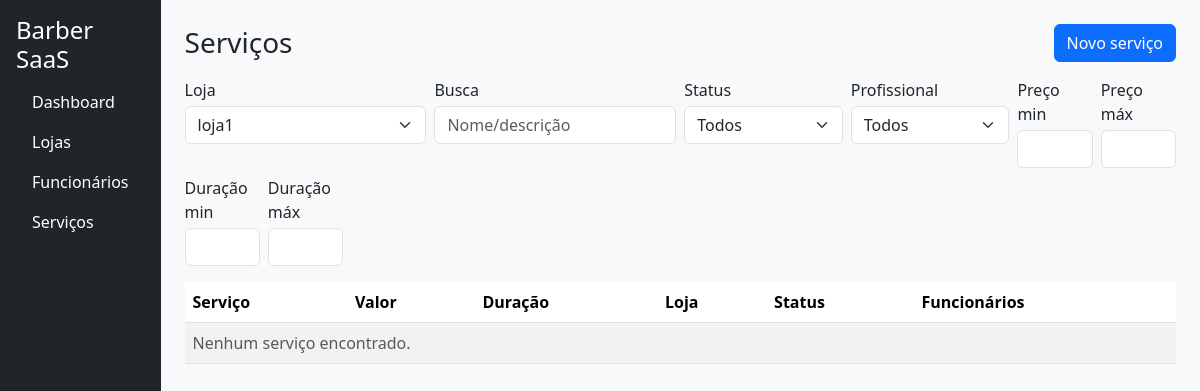
Page /cadastro/servicos/ (signed in) on the earlier database version.
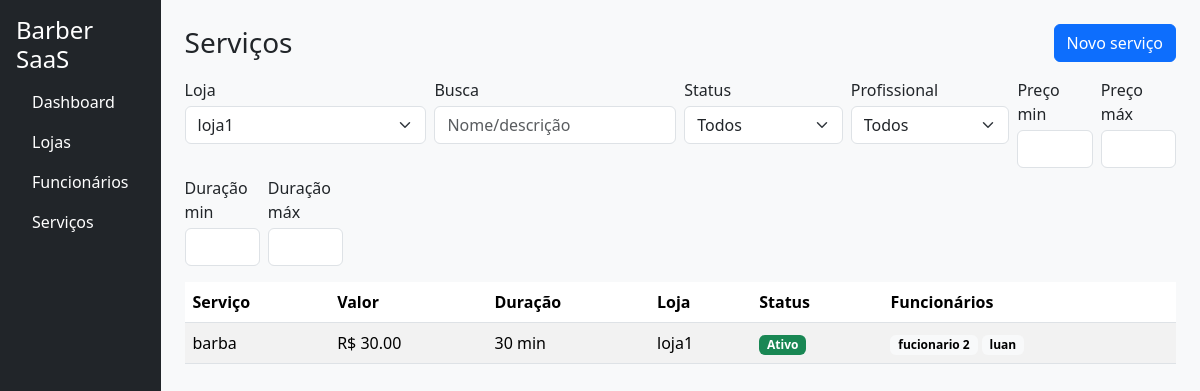
Same page on the later database version.
### apps/cadastro/models.py (models this page shows, shortened)
class Servico(models.Model):
    loja = models.ForeignKey(Loja, on_delete=models.CASCADE, related_name='servicos')
    nome = models.CharField(max_length=160)
    slug = models.SlugField(max_length=180, blank=True)
    descricao = models.TextField(blank=True)
    duracao_minutos = models.PositiveSmallIntegerField(validators=[MinValueValidator(1)], default=30)
    preco = models.DecimalField(max_digits=10, decimal_places=2, validators=[MinValueValidator(0)])
    profissionais = models.ManyToManyField('Funcionario', related_name='servicos', blank=True)
    ativo = models.BooleanField(default=True)
    criado_em = models.DateTimeField(auto_now_add=True)
    atualizado_em = models.DateTimeField(auto_now=True)
    class Meta:
        verbose_name = "Serviço"
        verbose_name_plural = "Serviços"
        ordering = ("nome",)
        unique_together = (("loja", "slug"),)

class Loja(models.Model):
    owner = models.ForeignKey(
        User,
        on_delete=models.CASCADE,
        related_name='lojas',
        limit_choices_to={'is_owner': True}
    )
    nome = models.CharField(max_length=120)
    slug = models.SlugField(max_length=140, unique=True, blank=True)
    telefone = models.CharField(max_length=20, blank=True)
    endereco = models.CharField(max_length=200, blank=True)
    ativa = models.BooleanField(default=True)
    criada_em = models.DateTimeField(auto_now_add=True)
    def __str__(self):
        return f"{self.nome} ({self.owner.email})"

class Funcionario(models.Model):
    class Cargo(models.TextChoices):
        BARBEIRO = 'barbeiro', 'Barbeiro'
        CABELEIREIRO = 'cabeleireiro', 'Cabeleireiro(a)'
        MANICURE = 'manicure', 'Manicure/Pedicure'
        ESTETICISTA = 'esteticista', 'Esteticista'
        SOMBRANCELHA = 'sobrancelha', 'Designer de Sobrancelha'
        RECEPCAO = 'recepcao', 'Recepção'
        OUTRO = 'outro', 'Outro'
    phone_regex = RegexValidator(
        r'^\+?\d{10,15}$',
        'Informe telefone no formato internacional, ex.: +5585...'
    )
    loja = models.ForeignKey('Loja', on_delete=models.CASCADE, related_name='funcionarios')
    nome = models.CharField(max_length=120)
    cargo = models.CharField(max_length=20, choices=Cargo.choices, default=Cargo.BARBEIRO)
    email = models.EmailField(blank=True, null=True)
    telefone = models.CharField(max_length=17, blank=True, null=True, validators=[phone_regex])
    slug = models.SlugField(max_length=160, blank=True)
    ativo = models.BooleanField(default=True)
    criado_em = models.DateTimeField(auto_now_add=True)
    atualizado_em = models.DateTimeField(auto_now=True)
    def __str__(self):
        return f'{self.nome} – {self.loja.nome}'
    class Meta:
        verbose_name = 'Funcionário'
        verbose_name_plural = 'Funcionários'
        unique_together = (('loja', 'slug'),)
        ordering = ('nome',)

### apps/cadastro/views.py (the view, shortened to what this page needs)
# urls.py: path('servicos/', views.servicos, name='servicos'),
@login_required
@subscription_required
def servicos(request):
    if not getattr(request.user, 'is_owner', False):
        return redirect('accounts:owner_login')
    lojas_qs = request.user.lojas.order_by('nome')
    loja_id = (request.GET.get('loja_filtro') or request.POST.get('loja_filtro') or
               request.GET.get('loja') or request.POST.get('loja'))
    loja = None
    if loja_id:
        try:
            loja = lojas_qs.filter(id=int(loja_id)).first()
        except (TypeError, ValueError):
            loja = None
    loja = loja or lojas_qs.first()
    if not loja:
        ctx = {'lojas': lojas_qs, 'loja': None, 'form': None, 'servicos': [], 'filtros': {}, 'profissionais': []}
        tpl = 'cadastro/partials/servicos.html' if (request.headers.get('HX-Request') and request.headers.get('HX-Target') != 'content') else 'cadastro/servicos.html'
        return render(request, tpl, ctx)
    filtros = _parse_filtros(request)
    form = ServicoForm(lojas=lojas_qs, initial={'loja': loja})
    qs = _aplica_filtros(loja.servicos.select_related('loja').prefetch_related('profissionais').order_by('nome'), filtros)
    ctx = {
        'lojas': lojas_qs,
        'loja': loja,
        'form': form,
        'servicos': qs,
        'filtros': filtros,
        'profissionais': loja.funcionarios.filter(ativo=True).order_by('nome'),
    }
    if request.headers.get('HX-Request') and request.headers.get('HX-Target') != 'content':
        return render(request, 'cadastro/partials/servicos.html', ctx)
    return render(request, 'cadastro/servicos.html', ctx)

### apps/accounts/models.py (called while the page is built)
    def is_active(self) -> bool:
        return timezone.now() <= self.end_date

### apps/cadastro/views.py (called while the page is built)
def _parse_filtros(request):
    data = request.GET if request.method == 'GET' else request.POST
    return {
        'q': (data.get('q') or '').strip() or None,
        'status': (data.get('status') or '').strip() or None,
        'prof': (data.get('prof') or '').strip() or None,
        'preco_min': (data.get('preco_min') or '').strip() or None,
        'preco_max': (data.get('preco_max') or '').strip() or None,
        'dur_min': (data.get('dur_min') or '').strip() or None,
        'dur_max': (data.get('dur_max') or '').strip() or None,
    }

### apps/cadastro/templates/cadastro/servicos.html (shortened to what the changed rows need)
{% extends 'accounts/base.html' %}
{% block content %}
<div class="table-responsive">
  <table class="table table-striped align-middle">
    <thead>
      <tr>
        <th>Serviço</th>
        <th>Valor</th>
        <th>Duração</th>
        <th>Loja</th>
        <th>Status</th>
        <th>Funcionários</th>
      </tr>
    </thead>
    {% include 'cadastro/partials/servicos.html' %}
  </table>
</div>
{% endblock %}

### apps/cadastro/templates/cadastro/partials/servicos.html
<tbody id="servicos-tbody">
  {% for s in servicos %}
  <tr>
    <td>{{ s.nome }}</td>
    <td>R$ {{ s.preco }}</td>
    <td>{{ s.duracao_minutos }} min</td>
    <td>{{ s.loja.nome }}</td>
    <td>
      {% if s.ativo %}
        <span class="badge bg-success">Ativo</span>
      {% else %}
        <span class="badge bg-secondary">Inativo</span>
      {% endif %}
    </td>
    <td>
      {% with profs=s.profissionais.all %}
        {% if profs %}
          {% for p in profs %}
            <span class="badge text-bg-light">{{ p.nome }}</span>
          {% endfor %}
        {% else %}
          <span class="text-muted">—</span>
        {% endif %}
      {% endwith %}
    </td>
  </tr>
  {% empty %}
  <tr><td colspan="6" class="text-muted">Nenhum serviço encontrado.</td></tr>
  {% endfor %}
</tbody>

Differences in the rows shown:
added Servico: nome "barba", preco "30.00", duracao_minutos "30", loja.nome "loja1", ativo "Ativo"
now on this page (row unchanged): Funcionario: nome "fucionario 2"
now on this page (row unchanged): Funcionario: nome "luan"
Other differences:
text no longer shown: "Nenhum serviço encontrado."
